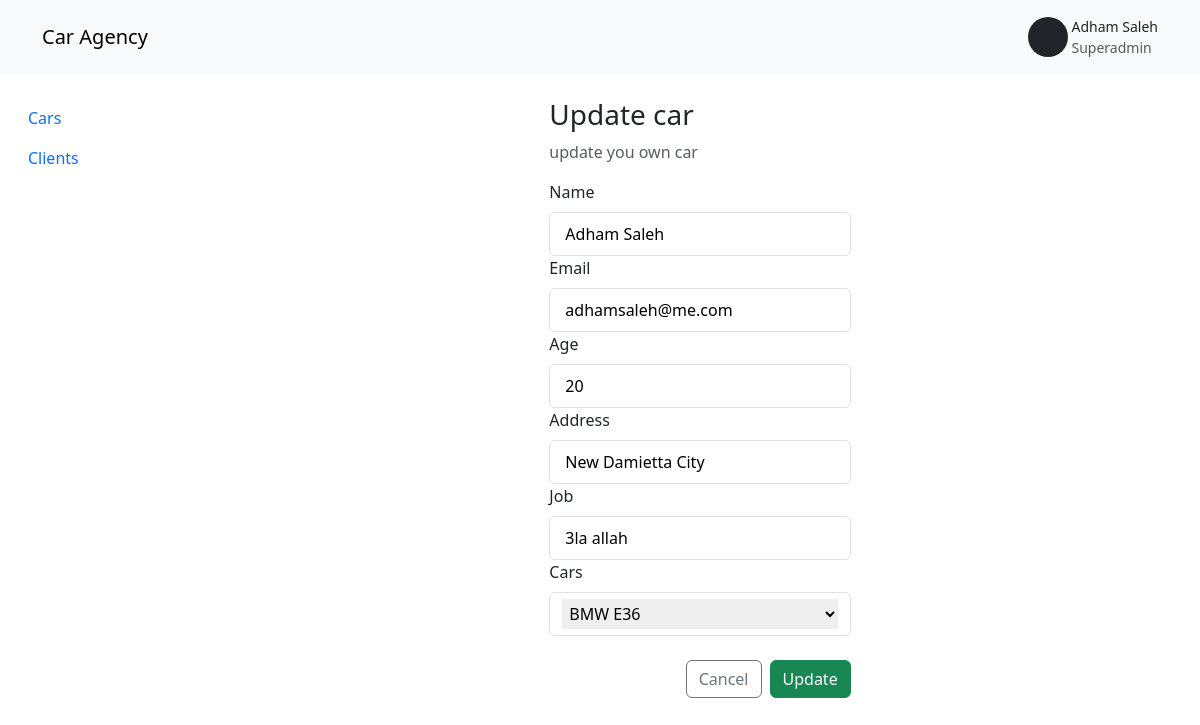
The page /client/1/edit on the database its author committed.
### carAgency/models.py (models this page shows, shortened)
class Client(models.Model):
    name = models.CharField(max_length=200)
    email = models.CharField(max_length=200)
    age = models.IntegerField()
    address = models.CharField(max_length=200)
    job = models.CharField(max_length=200)
    cars = models.ForeignKey(Car, related_name="cars", on_delete=models.CASCADE, default = None, blank = True)

### carAgency/views.py (the view)
# urls.py: path('client/<int:id>/edit', views.updateClientView, name='editClient'),
def updateClientView(request, id):
    client = Client.objects.get(id=id)
    form = CreateClientForm(instance=client)
    if request.method == 'POST':
        form = CreateClientForm(request.POST, instance=client)
        if form.is_valid():
            form.save()
            return redirect('clients')
    return render(request, 'base/updateForm.html', {'form': form})

### carAgency/forms.py
class CreateClientForm(ModelForm):
    class Meta:
        model = Client
        fields = '__all__'

### carAgency/models.py (called while the page is built)
    def __str__(self):
        return self.title

### carAgency/templates/base/updateForm.html
{% extends "main.html" %} {% block content %}
<div class="container">
  <div class="row d-flex justify-content-center">
    <div class="col-lg-4">
      <form action="" method="POST" class="">
        <h3>Update car</h3>
        <p class="text-muted">update you own car</p>
        {%csrf_token%} {%for field in form%}
        <label for="" class="form-label">{{field.label}}</label>
        <div class="form-control">{{field}}</div>
        {%endfor%}
        <div
          class="action d-flex justify-content-end align-items-center mt-4 w-100"
        >
          <button type="button" class="btn btn-outline-secondary me-2">
            Cancel
          </button>
          <button type="submit" class="btn btn-success">Update</button>
        </div>
      </form>
    </div>
  </div>
</div>
{% endblock content %}

### templates/main.html (style rules this page uses)
body { font-family: system-ui, -apple-system, BlinkMacSystemFont, "Segoe UI", Roboto, Oxygen, Ubuntu, Cantarell, "Open Sans", "Helvetica Neue", sans-serif; }
.form-control input, .form-control input:focus, .form-control select { width: 100%; padding: 3px; border: none; outline: none; }

### rows shown on the page
Client: form "Adham Saleh" "adhamsaleh@me.com" "20" "New Damietta City" "3la allah" "BMW E36"

### other values the page prints
{{ field.label }} "Name" "Email" "Age" "Address" "Job" "Cars"
